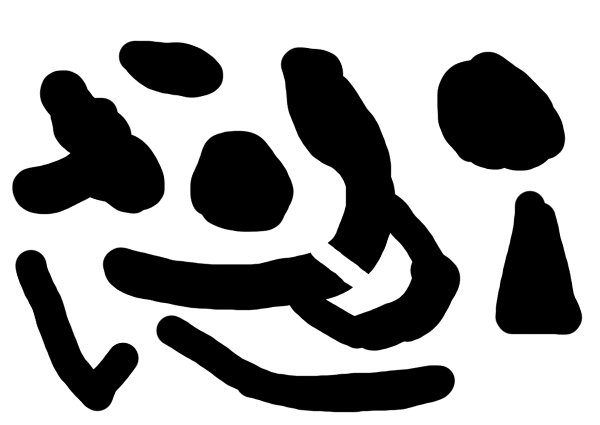
//> input picture RMP/Obstacle1.png, 1200 x 850 px (shown at 1/2 size)
$ ./main_struct_5nei   (built with g++ and OpenCV 4)
//> lines starting //> are read from the running program, lines starting //| are printed output that depends on the picture; after the words box and inside, x2 and y2 are one past the last pixel; in counts of white or black regions, pixels touching at a corner belong together
#include "halton.hpp"
#include "opencv2/opencv.hpp"
#include <iostream>
#include <cstdlib>
#include <ctime>
#include    <stdio.h>
#include    <ctype.h>
using namespace cv;
using namespace std;
#define PARENT(i) (i)/2
#define LEFT(i) 2*(i)+1
#define RIGHT(i) 2*(i+1)

typedef struct
{
	int x;
	int y;
	int num;
	int nei_num;
} _NodeListElement;

std::vector<_NodeListElement> NodeList;

typedef struct
{
	int node_start;
	int node_end;
	double distance_s_to_e;
	double distance_e_to_goal;
} _EdgeListElement;

std::vector<_EdgeListElement> EdgeList;

typedef struct
{
	int node_now;
	int node_next;
	double distance_start_to_next;
	double distance_next_to_goal;
	double distance_total_path;
	std::vector<int> formernodes;
} _PathListElement;

std::vector<_PathListElement> PathList;

void swap(int *a,int *b)
    {
        *a=*a^*b;
        *b=*a^*b;
        *a=*a^*b;
    }
    /*
    为了简单起见，这里只是单纯的选取第一个元素作为枢纽元素。这样选取枢纽，就难避免使得算法容易退化。
    */
    int k_big(int arr[],int low,int high,int k)
    {
        int pivot  = arr[low];
        int high_tmp = high;
        int low_tmp = low;
        while(low < high){
            //从右向左查找，直到找到第一个小于枢纽元素为止
            while (low < high && arr[high] >= pivot)
            {
                --high;
            }
            arr[low] = arr[high];
            //从左向右查找，直到找到第一个大于枢纽元素为止
            while (low < high && arr[low] <= pivot)
            {
                ++low;
            }
            arr[high] = arr[low];
        }
        arr[low] = pivot;

        if (low == k - 1)
        {
            return arr[low];
        }else if(low > k - 1)
        {
            return k_big(arr,low_tmp,low-1,k);
        }else
        {
            return k_big(arr,low+1,high_tmp,k);
        }
    }

float Distance(int x1,int y1,int x2,int y2)
	{
	 float dist;
	 dist=sqrt(((x1-x2)*(x1-x2))+((y1-y2)*(y1-y2)));
	 return dist;
	}

int main()
{

	Mat image,gray_image,binary_image; //n-dimensional array, used to store image data
	image = imread("/home/sophialiu/Documents/Obstacle1.png", IMREAD_COLOR);
//> image is the input picture: 850 rows x 1200 cols, CV_8UC3; min 0, max 255, mean 160.1
	if(! image.data )
		// Check for invalid input
		{
		cout << "Could not open or find the image" << endl ;
		return -1;
		}
	cvtColor(image, gray_image, CV_RGB2GRAY);
	threshold(gray_image,binary_image,0.5,255,THRESH_BINARY );
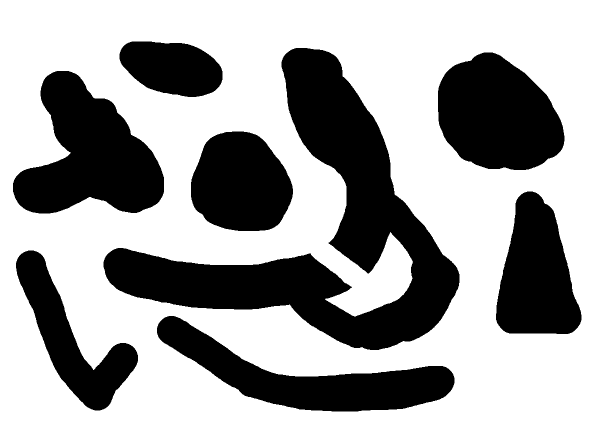
//> binary_image: 850 rows x 1200 cols, CV_8UC1 (shown at 1/2 size); 63.7% white; 8 black regions, largest, box (x1, y1, x2, y2) and area: (207, 96, 919, 700) 127487, (26, 142, 328, 427) 50123, (876, 105, 1129, 340) 44203
//--------------------------sample nodes--------------------------------------
//	SampleNodes(NodeList,image);
	_NodeListElement StartPoint;
    StartPoint.x = 100;
	StartPoint.y = 50;
	StartPoint.num = 0;
	NodeList.push_back (StartPoint);
	cv::circle(image, Point2d(StartPoint.x, StartPoint.y), 8, Scalar(50,150,100), 3, 8, 0);
//> image: 850 rows x 1200 cols, CV_8UC3; 236 pixels changed, all inside (x1, y1, x2, y2) = (90, 40, 111, 61)
	int m_dim_num = 2;
	int m_n = 150;
	int m_seed[2], m_leap[2], m_base[2];
	double m_r[300];
	for (int i = 0; i < m_dim_num; i++)
	{
		m_seed[i] = 0;
		m_leap[i] = 1;
		m_base[i] = 2+i;
	}
	i4_to_halton_sequence( m_dim_num, m_n, 0, m_seed, m_leap, m_base, m_r);
//> (this line was passed over: i4_to_halton_sequence is not available in this run)
	int displaced1 = 1200;
	int displaced2 = 850;
	for (int i = 0; i < 301; i++)
	{
		_NodeListElement NewNode;
	    NewNode.num = i+1;
	    NewNode.x = (m_r[i])*displaced1;
	    NewNode.y = (m_r[i+1])*displaced2;
	    cv::circle(image, Point2d((m_r[i])*displaced1, (m_r[i+1])*displaced2), 8, Scalar(255,0,0), 1, 8, 0);
	 //       cv::putText(image,node[i].num , Point2d((m_r[i])*displaced1, (m_r[i+1])*displaced2), FONT_HERSHEY_SIMPLEX, 5 , Scalar(255,0,0), 1, 8, false );
	    NodeList.push_back(NewNode);
	 }
//> image: 850 rows x 1200 cols, CV_8UC3; mean B, G, R 160, 160.1, 160.1
//> after the loop, NodeList = 302 items
	 _NodeListElement GoalPoint;
	 GoalPoint.x = 1100;
	 GoalPoint.y = 750;
	 GoalPoint.num = 301;
	 NodeList.push_back(GoalPoint);
//> NodeList = 303 items
	 cout<<NodeList.size()<<endl;
//| 303
	 cv::circle(image, Point2d(GoalPoint.x, GoalPoint.y), 8, Scalar(50,150,100), 3, 8, 0);
//> image: 850 rows x 1200 cols, CV_8UC3; mean B, G, R 160, 160, 160


//-------------------------find edge---------------------------------------------------------------
//	    int Node_total_number = NodeList.size();
	 float d;
	 float hd;
	 int nei_num=0;
	 int Distance_list[302];
	 for ( int k = 0; k < NodeList.size(); k++ )
	 {
		 nei_num=0;
	     for ( int h = 0; h < NodeList.size(); h++ )
	     {
	    	 d = Distance(NodeList[k].x,NodeList[k].y,NodeList[h].x,NodeList[h].y);
	         hd = Distance(NodeList[NodeList.size()-1].x,NodeList[NodeList.size()-1].y,NodeList[h].x,NodeList[h].y);
	         Distance_list[h]=d;
	     }
	     k_big(Distance_list,0,301,6);
	     cout<<Distance_list[0]<<" , "<<Distance_list[2]<<" , "<<Distance_list[3]<<" , "<<Distance_list[4]<<" , "<<Distance_list[5]<<endl;
	     for ( int h = 0; h< NodeList.size(); h++)
	     {
	    	 d = Distance(NodeList[k].x,NodeList[k].y,NodeList[h].x,NodeList[h].y);
             hd = Distance(NodeList[NodeList.size()-1].x,NodeList[NodeList.size()-1].y,NodeList[h].x,NodeList[h].y);
             int dint= d;
             if (dint == Distance_list[1])
             {
            	 cout<<"new1"<<endl;
            	 _EdgeListElement NewEdge;
            	 NewEdge.node_start=k;
            	 NewEdge.node_end=h;
            	 NewEdge.distance_s_to_e=d;
            	 NewEdge.distance_e_to_goal=hd;
            	 EdgeList.push_back(NewEdge);
             }
             else if(dint == Distance_list[2])
             {
            	 cout<<"new2"<<endl;
	        	 _EdgeListElement NewEdge;
	        	 NewEdge.node_start=k;
	        	 NewEdge.node_end=h;
	        	 NewEdge.distance_s_to_e=d;
	        	 NewEdge.distance_e_to_goal=hd;
	        	 EdgeList.push_back(NewEdge);
	        	 //	        				 cv::line(image,Point(NodeList[k].x,NodeList[k].y),Point(NodeList[h].x,NodeList[h].y),Scalar(100,105,200),2, LINE_8, 0 );
	        	 /*	        				 cout<<NewEdge.node_start<<" ,the number is "<<NewEdge.node_end<<
	        	 	        						 " ,the distance is "<<NewEdge.distance_s_to_e<<" ,the rest distance is "<<
	        	 									 NewEdge.distance_e_to_goal<<endl;*/
	        	 	        				 //cout<<" the former number is "<<former_node[h][0]<<endl;
             }
             else if(dint == Distance_list[3])
             {
            	 cout<<"new3"<<endl;
	        				 _EdgeListElement NewEdge;
	        				 NewEdge.node_start=k;
	        				 NewEdge.node_end=h;
	        				 NewEdge.distance_s_to_e=d;
	        				 NewEdge.distance_e_to_goal=hd;
	        				 EdgeList.push_back(NewEdge);
	        }
	        else if(dint == Distance_list[4])
	        {
	        	cout<<"new4"<<endl;
	        				  _EdgeListElement NewEdge;
	        				  NewEdge.node_start=k;
	        				  NewEdge.node_end=h;
	        				  NewEdge.distance_s_to_e=d;
	        				  NewEdge.distance_e_to_goal=hd;
	        				  EdgeList.push_back(NewEdge);
	        }
	        else if(dint == Distance_list[5])
	        {
	        	cout<<"new5"<<endl;
	        				  _EdgeListElement NewEdge;
	        				  NewEdge.node_start=k;
	        				  NewEdge.node_end=h;
	        				  NewEdge.distance_s_to_e=d;
	        				  NewEdge.distance_e_to_goal=hd;
	        				  EdgeList.push_back(NewEdge);
	         }
	         NodeList[k].nei_num=nei_num;
	     }
	 }
//> this loop made 303 passes
//> (pivot in k_big, pivot in k_big (second call), high_tmp in k_big (second call), low_tmp in k_big (second call)) on passes 1 to 3: (0, 111, 301, 1), (111, 0, 300, 0), (111, 0, 300, 0)
//| 0 , 111 , 111 , 111 , 111
//| 0 , 0 , 0 , 0 , 0
//| 0 , 0 , 0 , 0 , 0
//| 0 , 0 , 0 , 0 , 0
//| 0 , 0 , 0 , 0 , 0
//| 0 , 0 , 0 , 0 , 0
//| 0 , 0 , 0 , 0 , 0
//| 0 , 0 , 0 , 0 , 0
//> (output is shown up to pass 8 of 303)
//> after the loop, d = 0; hd = 0; Distance_list = 302 values from 1220 to 1331; EdgeList = 91203 items


	         // [5 lines of commented-out code are left out]
	     std::vector<int> firstformernodes;
    	 firstformernodes.push_back(0);
	     for (int k = 0; k <EdgeList.size();k++)
	     {
	    	 if (EdgeList[k].node_end==0)
	         {
	        		 NodeList[EdgeList[k].node_start].nei_num--;
	        		 EdgeList.erase(EdgeList.begin()+k);
	        	 	  cout<<"erase"<<k<<endl;

	         }
             if (EdgeList[k].node_start==0)
	        {
//	        		 cout<<EdgeList[k].node_end<<endl;
	        		 _PathListElement NewPath;
	        		 NewPath.node_now=0;
	        		 NewPath.node_next=EdgeList[k].node_end;
	        		 NewPath.distance_next_to_goal=EdgeList[k].distance_e_to_goal;
	        		 NewPath.distance_start_to_next=EdgeList[k].distance_s_to_e;
	        		 NewPath.distance_total_path=NewPath.distance_next_to_goal+NewPath.distance_start_to_next;
	        		 NewPath.formernodes= firstformernodes;
	        		 PathList.push_back(NewPath);
	       // 		 cout<<NewPath.node_next<<"the total distance is "<<NewPath.distance_total_path<<endl;

	        }
	     }
	     for (int n = 1; n<3000; n++)
	     {
	    	 int smallest_number = 0;
//	         cout<<EdgeList.size()<<endl;
//	         int Path_total_number = PathList.size();
	         cout<<"there are "<<PathList.size()<<" Paths"<<endl;
	         for (int k = 1; k < PathList.size(); k++)
	         {
	        		 //cout<<" path number: "<<k<<" ,distance: "<<PathList[k].distance_total_path<<endl;
	        	 if(PathList[k].distance_total_path<PathList[smallest_number].distance_total_path)
	        	 {
	        			 smallest_number = k;
	        	 }
	         }
	         cout<<"the smallest one is "<<PathList[smallest_number].node_next<<endl;
	         int a = PathList[smallest_number].node_now;
	       	 int b = 0;
	       	 int current_node = PathList[smallest_number].node_next;
	       	 PathList[smallest_number].distance_total_path=2000;
	       	 if(NodeList[current_node].nei_num==0)
	       	 {
	        		 cout<<"there are no nei_num"<<endl;
	         }
	         for (int k = 0; k <NodeList.size();k++)
	         {
	        		 if(NodeList[k].num==a)
	        			 a=k;
	        		 if(NodeList[k].num==current_node)
	        			 b=k;
	         }
	        	 //cv::line(image,Point(NodeList[a].x,NodeList[a].y),Point(NodeList[b].x,NodeList[b].y),Scalar(100,105,200),2, LINE_8, 0 );
	         for (int k = 0; k <EdgeList.size();k++)
	         {
	        	 if (EdgeList[k].node_end==current_node)
	        	 {
	        			 NodeList[EdgeList[k].node_start].nei_num--;
	        			 EdgeList.erase(EdgeList.begin()+k);
	        			 cout<<"erase"<<k<<endl;
	        	 }
	        	 if (EdgeList[k].node_start==current_node)
	        	 {
	        			 cout<<EdgeList[k].node_end<<endl;
	        		     _PathListElement NewPath;
	        		     NewPath.node_now=EdgeList[k].node_start;
	        		     NewPath.node_next=EdgeList[k].node_end;
	        		     NewPath.distance_next_to_goal=EdgeList[k].distance_e_to_goal;
	        		     NewPath.distance_start_to_next=EdgeList[k].distance_s_to_e+PathList[smallest_number].distance_start_to_next;
	        		     NewPath.distance_total_path=NewPath.distance_next_to_goal+NewPath.distance_start_to_next;
	        		     std::vector<int> formerNodes;
	        		     formerNodes= PathList[smallest_number].formernodes;
// [6 lines of commented-out code are left out]
	        		     formerNodes.push_back(EdgeList[k].node_start);
	        		     NewPath.formernodes= formerNodes;
	        		     PathList.push_back(NewPath);
	        		     if(NewPath.distance_next_to_goal<300)
	        		     {
	        		    	 cout<<"finish"<<endl;
	        		    	 break;
	        		     }
	        		    	// break;
		        		 cout<<NewPath.node_next<<"the total distance is "<<NewPath.distance_total_path<<endl;
//	        		 cout<<PathList[0].node_next<<PathList[0].distance_total_path<<endl;
		         }
	         }
             int Shortest_path = PathList.size()-1;
             cout<<Shortest_path<<endl;
             //std::vector<int> Nodes;
             //Nodes = PathList[Shortest_path].formernodes;
             int begin =*PathList[Shortest_path].formernodes.begin();
             for(std::vector<int>::iterator m = PathList[Shortest_path].formernodes.begin(); m != PathList[Shortest_path].formernodes.end(); m++ ) //用迭代器的方式输出容器对象的值
             {

            	  int end =*m;
	        	 cv::line(image,Point(NodeList[begin].x,NodeList[begin].y),Point(NodeList[end].x,NodeList[end].y),Scalar(100,105,200),2, LINE_8, 0 );
	        	 begin =*m;
             cout<<*m<<endl; //这里依次输出vector的值
             }


     //------------------------show the path--------------------------------
               namedWindow( "Display window", WINDOW_AUTOSIZE );// Create a window for display.
               imshow( "Display window", image );
     // Show image inside it.
               cout<<"press any key to exit"<<endl;
               waitKey(0);
     // Wait for a keystroke in the window
               return 0;
	     }
//> this loop made 1 pass
//| there are 301 Paths
//| the smallest one is 1
//| 600
//> (the program exits here)

$ run again, with RMP/Obstacle2.png copied over RMP/Obstacle1.png
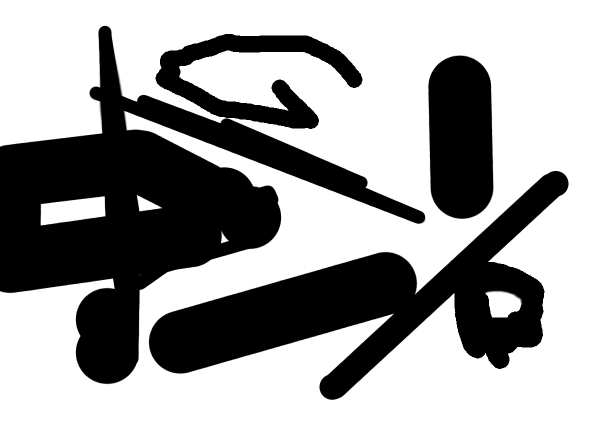
//> input picture RMP/Obstacle2.png, 1200 x 850 px (shown at 1/2 size)
//> image is the input picture: 850 rows x 1200 cols, CV_8UC3; min 0, max 255, mean 159.3
//> `threshold(gray_image,binary_image,0.5,255,THRESH_BINARY );`:
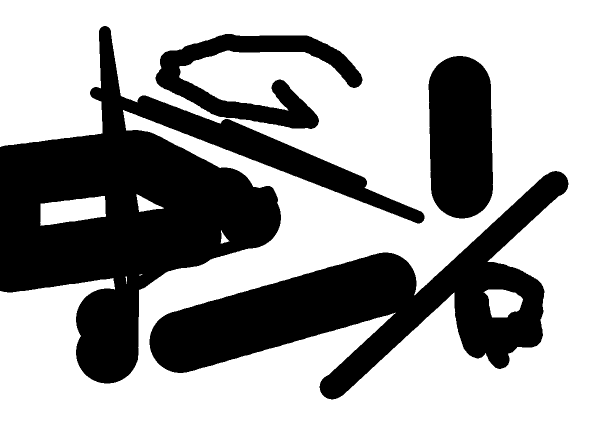
//> binary_image: 850 rows x 1200 cols, CV_8UC1 (shown at 1/2 size); 63.1% white; 4 black regions, box (x1, y1, x2, y2) and area: (0, 52, 849, 767) 189220, (299, 342, 1137, 799) 121581, (857, 112, 986, 437) 37014, (311, 68, 725, 258) 28295
//> after the loop `for (int i = 0; i < 301; i++)`: NodeList = 302 items
//> `NodeList.push_back(GoalPoint);`: NodeList = 303 items
//| 303
//> the loop `for ( int k = 0; k < NodeList.size(); k++ )` made 303 passes
//> (pivot in k_big, pivot in k_big (second call), high_tmp in k_big (second call), low_tmp in k_big (second call)) on passes 1 to 3: (0, 111, 301, 1), (111, 0, 300, 0), (111, 0, 300, 0)
//> (printed output is left out)
//> after the loop `for ( int k = 0; k < NodeList.size(); k++ )`: d = 0; Distance_list = 302 values from 1220 to 1331; EdgeList = 91203 items
//> the loop `for (int n = 1; n<3000; n++)` made 1 pass
//| there are 301 Paths
//| the smallest one is 1
//| 600

$ run again, with RMP/Obstacle3.png copied over RMP/Obstacle1.png
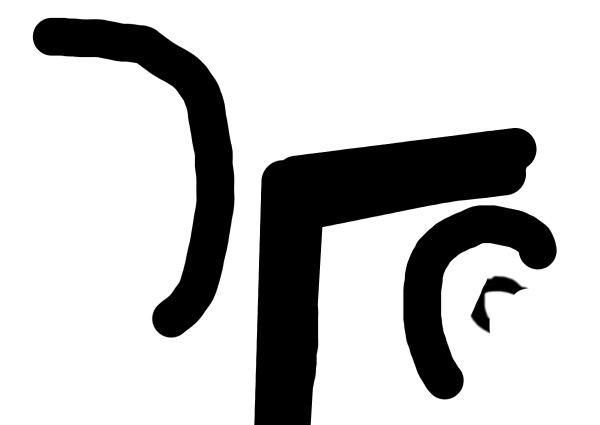
//> input picture RMP/Obstacle3.png, 1200 x 850 px (shown at 1/2 size)
//> image is the input picture: 850 rows x 1200 cols, CV_8UC3; min 0, max 255, mean 196.3
//> `threshold(gray_image,binary_image,0.5,255,THRESH_BINARY );`:
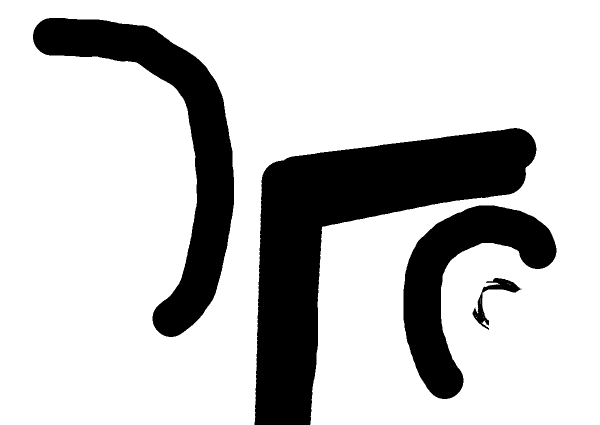
//> binary_image: 850 rows x 1200 cols, CV_8UC1 (shown at 1/2 size); 77.5% white; 4 black regions, box (x1, y1, x2, y2) and area: (509, 256, 1073, 850) 119639, (66, 36, 468, 674) 64763, (807, 411, 1113, 798) 42746, (945, 556, 1043, 660) 2110
//> after the loop `for (int i = 0; i < 301; i++)`: NodeList = 302 items
//> `NodeList.push_back(GoalPoint);`: NodeList = 303 items
//| 303
//> the loop `for ( int k = 0; k < NodeList.size(); k++ )` made 303 passes
//> (pivot in k_big, pivot in k_big (second call), high_tmp in k_big (second call), low_tmp in k_big (second call)) on passes 1 to 3: (0, 111, 301, 1), (111, 0, 300, 0), (111, 0, 300, 0)
//> (printed output is left out)
//> after the loop `for ( int k = 0; k < NodeList.size(); k++ )`: d = 0; Distance_list = 302 values from 1220 to 1331; EdgeList = 91203 items
//> the loop `for (int n = 1; n<3000; n++)` made 1 pass
//| there are 301 Paths
//| the smallest one is 1
//| 600
